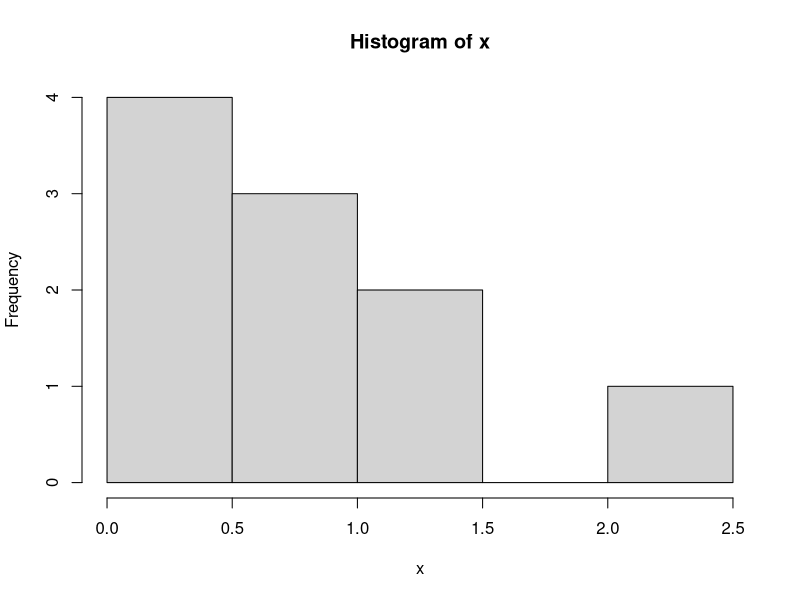
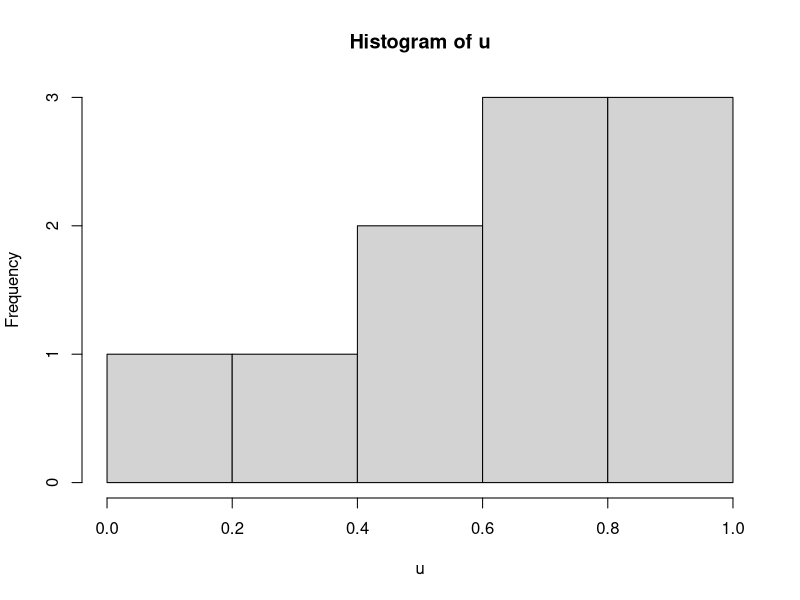
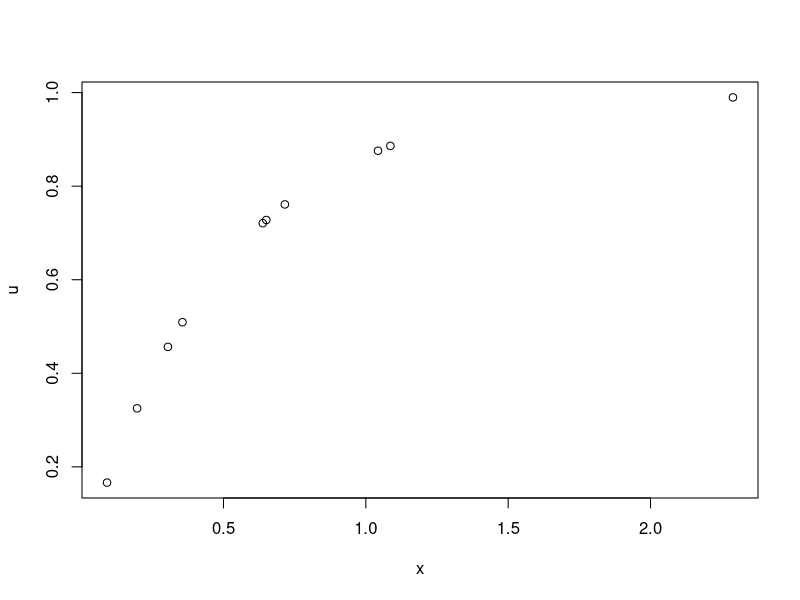

Here is the R script that generated these plots, in order:
(-1/2) * log(1 - 0.23)

#Simulación de valores de variable aleatoria que sigua una distribución exponencial
?runif
u <- runif(1, 0, 1)
u

set.seed(123)
u <- runif(1, 0, 1)
u

set.seed(15)
u <- runif(1, 0, 1)
u

set.seed(12345)
u <- runif(1, 0, 1)
u

#Simularemos un valor de x en función de u
lambda <- 2
x <- -(1/lambda)*log(1-u)
x

#set.seed(12345)
u <- runif(1, 0, 1)
u

#Simularemos un valor de x en función de u
lambda <- 2
x <- -(1/lambda)*log(1-u)
x



## Simulación de n valores variable aleatoria que siguen una distribución exponencial
set.seed(12345)
nsims <- 10
u <- runif(nsims, 0, 1)
u
# Simulando los nuevos valores de x en función de u
lambda <- 2
x <- -(1/lambda)*log(1-u)
x

# Generando histograma para los nuevos valores de x
hist(x)
hist(u)

plot(x,u)

